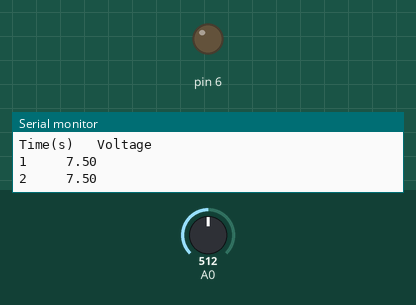
Recording of a sketch running on a simulated Arduino Uno, built with avr-gcc and run on an emulated ATmega328P. Parts: output pins drawn as LEDs (lit = HIGH), the last lines printed to the serial monitor. Dashed ring = blinking. The inputs (shaded band) are chosen by the test bench; at power-on: A0 = 512.

Above: at 1.8 s.
1.9 s: A0 set to 65
3.4 s: A0 set to 55
At 4.5 s:
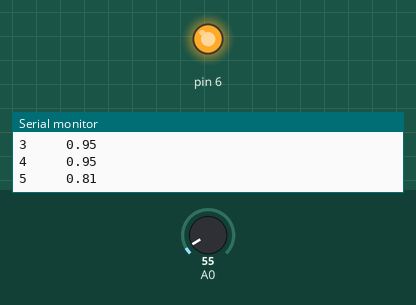
5.5 s: A0 set to 0
At 6.5 s:
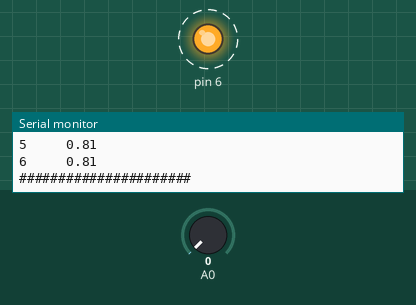
9.0 s: A0 set to 122
At 9.6 s:
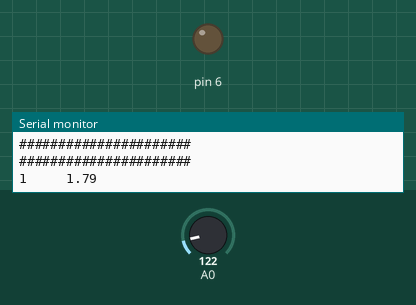
Timing chart, 0 to 11.5 s (numbered marks = the images above; inputs shaded):
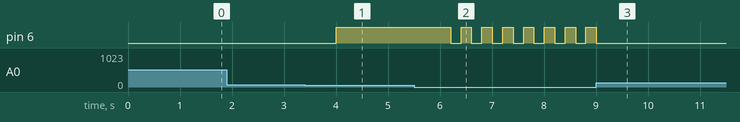

Measured:
- the behaviour switches between 62 and 61 on A0 (found by bisection; images 0 and 1)
- after the input at 3.4 s, pin 6: LOW → HIGH after 0.60 s
- after the input at 5.5 s, pin 6: alternates HIGH for 0.20 s and LOW for 0.20 s, starting after 0.70 s
- after the input at 9.0 s, pin 6: goes on until 9.0 s, then stays LOW

The sketch:

Voltage_divider.ino
```cpp
float VoltageRead = 0;
float Vin = 0.0;
float Vout = 0.0;

float R1 = 20000.0;
float R2 = 10000.0;
int s = 0;

void setup()
{
  pinMode(A0, INPUT);
  pinMode(6, OUTPUT);

  Serial.begin(9600);
  Serial.println("Time(s) \tVoltage");


}

void loop()
{

    VoltageRead = analogRead(A0);
    Vout = (VoltageRead*5.0)/1024.0;
    Vin = Vout /(R2/(R1+R2));
    s++;


    if (Vin<0.01) {
        Vin=0.0;
        digitalWrite(6,HIGH);
          delay(200);
          digitalWrite(6,LOW);
          delay(200);
          Serial.println("######################");
          s=0;
    }

    else if(Vin< 0.9){
    digitalWrite(6,HIGH);
    Serial.print(s);
    Serial.print(" \t\t");
    Serial.println(Vin);
    delay(1000); // Wait for 1000 millisecond(s)

    }

  else {
    Serial.print(s);
    Serial.print(" \t\t");
    Serial.println(Vin);
    delay(1000); // Wait for 1000 millisecond(s)

    }

}
```
